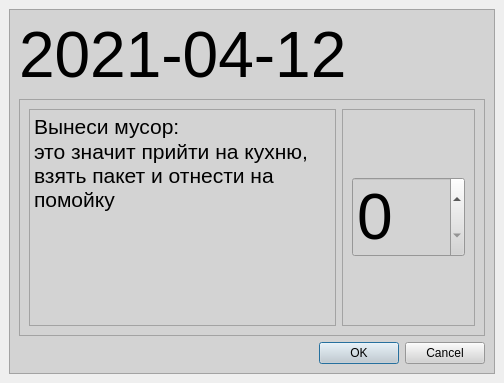
<?xml version="1.0" encoding="UTF-8"?>
<ui version="4.0">
 <class>MainWindow</class>
 <widget class="QMainWindow" name="MainWindow">
  <property name="geometry">
   <rect>
    <x>0</x>
    <y>0</y>
    <width>504</width>
    <height>383</height>
   </rect>
  </property>
  <property name="windowTitle">
   <string>MainWindow</string>
  </property>
  <widget class="QWidget" name="centralwidget">
   <layout class="QHBoxLayout" name="horizontalLayout_2">
    <item>
     <widget class="QFrame" name="frame">
      <property name="styleSheet">
       <string notr="true">background-color: lightgray;
</string>
      </property>
      <property name="frameShape">
       <enum>QFrame::StyledPanel</enum>
      </property>
      <property name="frameShadow">
       <enum>QFrame::Raised</enum>
      </property>
      <layout class="QVBoxLayout" name="verticalLayout_2">
       <item>
        <widget class="QLabel" name="label">
         <property name="text">
          <string>&lt;html&gt;&lt;head/&gt;&lt;body&gt;&lt;p&gt;&lt;span style=&quot; font-size:48pt;&quot;&gt;2021-04-12&lt;/span&gt;&lt;/p&gt;&lt;/body&gt;&lt;/html&gt;</string>
         </property>
        </widget>
       </item>
       <item>
        <widget class="QFrame" name="frame_2">
         <property name="frameShape">
          <enum>QFrame::StyledPanel</enum>
         </property>
         <property name="frameShadow">
          <enum>QFrame::Raised</enum>
         </property>
         <layout class="QHBoxLayout" name="horizontalLayout_3">
          <item>
           <widget class="QTextEdit" name="current_text">
            <property name="html">
             <string>&lt;!DOCTYPE HTML PUBLIC &quot;-//W3C//DTD HTML 4.0//EN&quot; &quot;http://www.w3.org/TR/REC-html40/strict.dtd&quot;&gt;
&lt;html&gt;&lt;head&gt;&lt;meta name=&quot;qrichtext&quot; content=&quot;1&quot; /&gt;&lt;style type=&quot;text/css&quot;&gt;
p, li { white-space: pre-wrap; }
&lt;/style&gt;&lt;/head&gt;&lt;body style=&quot; font-family:'Cantarell'; font-size:11pt; font-weight:400; font-style:normal;&quot;&gt;
&lt;p style=&quot; margin-top:0px; margin-bottom:0px; margin-left:0px; margin-right:0px; -qt-block-indent:0; text-indent:0px;&quot;&gt;&lt;span style=&quot; font-family:'MS Shell Dlg 2'; font-size:16pt;&quot;&gt;Вынеси мусор:&lt;/span&gt;&lt;/p&gt;
&lt;p style=&quot; margin-top:0px; margin-bottom:0px; margin-left:0px; margin-right:0px; -qt-block-indent:0; text-indent:0px;&quot;&gt;&lt;span style=&quot; font-family:'MS Shell Dlg 2'; font-size:16pt;&quot;&gt;это значит прийти на кухню, взять пакет и отнести на помойку&lt;/span&gt;&lt;/p&gt;&lt;/body&gt;&lt;/html&gt;</string>
            </property>
           </widget>
          </item>
          <item>
           <widget class="QFrame" name="frame_3">
            <property name="frameShape">
             <enum>QFrame::StyledPanel</enum>
            </property>
            <property name="frameShadow">
             <enum>QFrame::Raised</enum>
            </property>
            <layout class="QHBoxLayout" name="horizontalLayout">
             <item>
              <widget class="QSpinBox" name="current_level">
               <property name="font">
                <font>
                 <pointsize>48</pointsize>
                </font>
               </property>
              </widget>
             </item>
            </layout>
           </widget>
          </item>
         </layout>
        </widget>
       </item>
       <item>
        <widget class="QDialogButtonBox" name="buttons">
         <property name="standardButtons">
          <set>QDialogButtonBox::Cancel|QDialogButtonBox::Ok</set>
         </property>
        </widget>
       </item>
      </layout>
     </widget>
    </item>
   </layout>
  </widget>
 </widget>
 <resources/>
 <connections/>
</ui>
